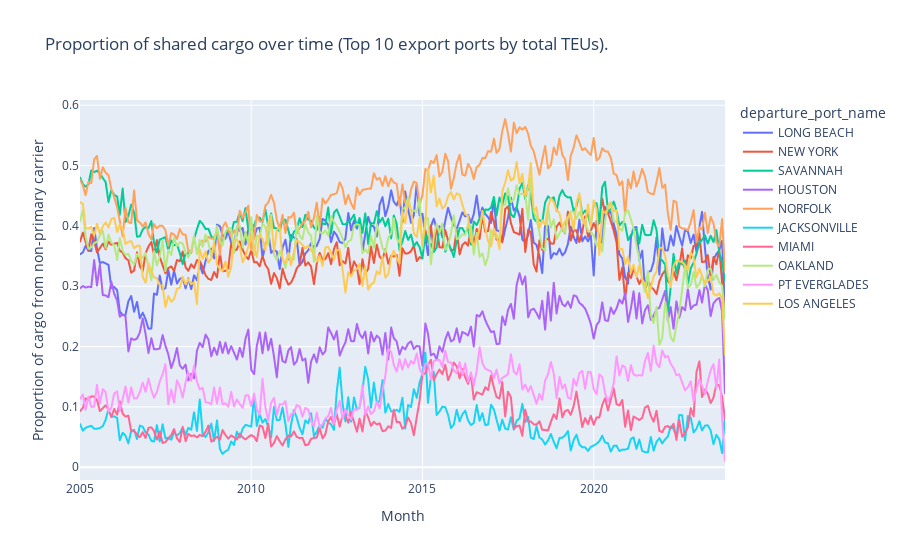

Source (notebook cell):
### Code cell
sharing_over_time_plotly(
    data_lf=exports_lf,
    group_var='departure_port_name',
    include_missing_vessels=False,
    title='Proportion of shared cargo over time (Top 10 export ports by total TEUs).')

### Figure 1 — Plotly figure (JSON) as saved in the notebook; plotly's stock layout.template omitted (floating-point values rounded to 4 significant figures; data arrays with more than 128 entries replaced by an {"elided": "..."} marker saying what was removed)
{"data": [{"hovertemplate": "departure_port_name=LONG BEACH<br>Month=%{x}<br>Proportion of cargo from non-primary carrier=%{y}<extra></extra>", "legendgroup": "LONG BEACH", "line": {"color": "#636efa", "dash": "solid"}, "marker": {"symbol": "circle"}, "mode": "lines", "name": "LONG BEACH", "showlegend": true, "type": "scattergl", "x": {"elided": "227 str values"}, "xaxis": "x", "y": {"elided": "227 float values"}, "yaxis": "y"}, {"hovertemplate": "departure_port_name=NEW YORK<br>Month=%{x}<br>Proportion of cargo from non-primary carrier=%{y}<extra></extra>", "legendgroup": "NEW YORK", "line": {"color": "#EF553B", "dash": "solid"}, "marker": {"symbol": "circle"}, "mode": "lines", "name": "NEW YORK", "showlegend": true, "type": "scattergl", "x": {"elided": "227 str values"}, "xaxis": "x", "y": {"elided": "227 float values"}, "yaxis": "y"}, {"hovertemplate": "departure_port_name=SAVANNAH<br>Month=%{x}<br>Proportion of cargo from non-primary carrier=%{y}<extra></extra>", "legendgroup": "SAVANNAH", "line": {"color": "#00cc96", "dash": "solid"}, "marker": {"symbol": "circle"}, "mode": "lines", "name": "SAVANNAH", "showlegend": true, "type": "scattergl", "x": {"elided": "227 str values"}, "xaxis": "x", "y": {"elided": "227 float values"}, "yaxis": "y"}, {"hovertemplate": "departure_port_name=HOUSTON<br>Month=%{x}<br>Proportion of cargo from non-primary carrier=%{y}<extra></extra>", "legendgroup": "HOUSTON", "line": {"color": "#ab63fa", "dash": "solid"}, "marker": {"symbol": "circle"}, "mode": "lines", "name": "HOUSTON", "showlegend": true, "type": "scattergl", "x": {"elided": "227 str values"}, "xaxis": "x", "y": {"elided": "227 float values"}, "yaxis": "y"}, {"hovertemplate": "departure_port_name=NORFOLK<br>Month=%{x}<br>Proportion of cargo from non-primary carrier=%{y}<extra></extra>", "legendgroup": "NORFOLK", "line": {"color": "#FFA15A", "dash": "solid"}, "marker": {"symbol": "circle"}, "mode": "lines", "name": "NORFOLK", "showlegend": true, "type": "scattergl", "x": {"elided": "227 str values"}, "xaxis": "x", "y": {"elided": "227 float values"}, "yaxis": "y"}, {"hovertemplate": "departure_port_name=JACKSONVILLE<br>Month=%{x}<br>Proportion of cargo from non-primary carrier=%{y}<extra></extra>", "legendgroup": "JACKSONVILLE", "line": {"color": "#19d3f3", "dash": "solid"}, "marker": {"symbol": "circle"}, "mode": "lines", "name": "JACKSONVILLE", "showlegend": true, "type": "scattergl", "x": {"elided": "227 str values"}, "xaxis": "x", "y": {"elided": "227 float values"}, "yaxis": "y"}, {"hovertemplate": "departure_port_name=MIAMI<br>Month=%{x}<br>Proportion of cargo from non-primary carrier=%{y}<extra></extra>", "legendgroup": "MIAMI", "line": {"color": "#FF6692", "dash": "solid"}, "marker": {"symbol": "circle"}, "mode": "lines", "name": "MIAMI", "showlegend": true, "type": "scattergl", "x": {"elided": "227 str values"}, "xaxis": "x", "y": {"elided": "227 float values"}, "yaxis": "y"}, {"hovertemplate": "departure_port_name=OAKLAND<br>Month=%{x}<br>Proportion of cargo from non-primary carrier=%{y}<extra></extra>", "legendgroup": "OAKLAND", "line": {"color": "#B6E880", "dash": "solid"}, "marker": {"symbol": "circle"}, "mode": "lines", "name": "OAKLAND", "showlegend": true, "type": "scattergl", "x": {"elided": "227 str values"}, "xaxis": "x", "y": {"elided": "227 float values"}, "yaxis": "y"}, {"hovertemplate": "departure_port_name=PT EVERGLADES<br>Month=%{x}<br>Proportion of cargo from non-primary carrier=%{y}<extra></extra>", "legendgroup": "PT EVERGLADES", "line": {"color": "#FF97FF", "dash": "solid"}, "marker": {"symbol": "circle"}, "mode": "lines", "name": "PT EVERGLADES", "showlegend": true, "type": "scattergl", "x": {"elided": "227 str values"}, "xaxis": "x", "y": {"elided": "227 float values"}, "yaxis": "y"}, {"hovertemplate": "departure_port_name=LOS ANGELES<br>Month=%{x}<br>Proportion of cargo from non-primary carrier=%{y}<extra></extra>", "legendgroup": "LOS ANGELES", "line": {"color": "#FECB52", "dash": "solid"}, "marker": {"symbol": "circle"}, "mode": "lines", "name": "LOS ANGELES", "showlegend": true, "type": "scattergl", "x": {"elided": "227 str values"}, "xaxis": "x", "y": {"elided": "227 float values"}, "yaxis": "y"}], "layout": {"legend": {"title": {"text": "departure_port_name"}, "tracegroupgap": 0}, "title": {"text": "Proportion of shared cargo over time (Top 10 export ports by total TEUs)."}, "xaxis": {"anchor": "y", "domain": [0, 1], "title": {"text": "Month"}}, "yaxis": {"anchor": "x", "domain": [0, 1], "title": {"text": "Proportion of cargo from non-primary carrier"}}}}
